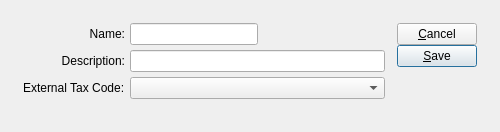
<?xml version="1.0" encoding="UTF-8"?>
<ui version="4.0">
 <comment>This file is part of the xTuple ERP: PostBooks Edition, a free and
open source Enterprise Resource Planning software suite,
Copyright (c) 1999-2014 by OpenMFG LLC, d/b/a xTuple.
It is licensed to you under the Common Public Attribution License
version 1.0, the full text of which (including xTuple-specific Exhibits)
is available at www.xtuple.com/CPAL.  By using this software, you agree
to be bound by its terms.</comment>
 <class>taxType</class>
 <widget class="QDialog" name="taxType">
  <property name="geometry">
   <rect>
    <x>0</x>
    <y>0</y>
    <width>500</width>
    <height>132</height>
   </rect>
  </property>
  <property name="windowTitle">
   <string>Tax Type</string>
  </property>
  <layout class="QGridLayout" name="gridLayout">
   <item row="0" column="0">
    <layout class="QHBoxLayout" name="horizontalLayout">
     <property name="spacing">
      <number>12</number>
     </property>
     <property name="leftMargin">
      <number>12</number>
     </property>
     <property name="topMargin">
      <number>12</number>
     </property>
     <property name="rightMargin">
      <number>12</number>
     </property>
     <property name="bottomMargin">
      <number>12</number>
     </property>
     <item>
      <layout class="QVBoxLayout" name="verticalLayout">
       <item>
        <layout class="QHBoxLayout">
         <property name="spacing">
          <number>5</number>
         </property>
         <property name="leftMargin">
          <number>0</number>
         </property>
         <property name="topMargin">
          <number>0</number>
         </property>
         <property name="rightMargin">
          <number>0</number>
         </property>
         <property name="bottomMargin">
          <number>0</number>
         </property>
         <item>
          <layout class="QVBoxLayout">
           <property name="spacing">
            <number>5</number>
           </property>
           <property name="leftMargin">
            <number>0</number>
           </property>
           <property name="topMargin">
            <number>0</number>
           </property>
           <property name="rightMargin">
            <number>0</number>
           </property>
           <property name="bottomMargin">
            <number>0</number>
           </property>
           <item>
            <widget class="QLabel" name="_nameLit">
             <property name="text">
              <string>Name:</string>
             </property>
             <property name="alignment">
              <set>Qt::AlignRight|Qt::AlignTrailing|Qt::AlignVCenter</set>
             </property>
            </widget>
           </item>
           <item>
            <widget class="QLabel" name="_descriptionLit">
             <property name="text">
              <string>Description:</string>
             </property>
             <property name="alignment">
              <set>Qt::AlignRight|Qt::AlignTrailing|Qt::AlignVCenter</set>
             </property>
            </widget>
           </item>
           <item>
            <widget class="QLabel" name="_externalCodeLit">
             <property name="text">
              <string>External Tax Code:</string>
             </property>
            </widget>
           </item>
          </layout>
         </item>
         <item>
          <layout class="QVBoxLayout">
           <property name="spacing">
            <number>5</number>
           </property>
           <property name="leftMargin">
            <number>0</number>
           </property>
           <property name="topMargin">
            <number>0</number>
           </property>
           <property name="rightMargin">
            <number>0</number>
           </property>
           <property name="bottomMargin">
            <number>0</number>
           </property>
           <item>
            <layout class="QHBoxLayout">
             <property name="spacing">
              <number>0</number>
             </property>
             <property name="leftMargin">
              <number>0</number>
             </property>
             <property name="topMargin">
              <number>0</number>
             </property>
             <property name="rightMargin">
              <number>0</number>
             </property>
             <property name="bottomMargin">
              <number>0</number>
             </property>
             <item>
              <widget class="XLineEdit" name="_name"/>
             </item>
             <item>
              <spacer>
               <property name="orientation">
                <enum>Qt::Horizontal</enum>
               </property>
               <property name="sizeType">
                <enum>QSizePolicy::Expanding</enum>
               </property>
               <property name="sizeHint" stdset="0">
                <size>
                 <width>20</width>
                 <height>20</height>
                </size>
               </property>
              </spacer>
             </item>
            </layout>
           </item>
           <item>
            <widget class="XLineEdit" name="_description"/>
           </item>
           <item>
            <widget class="XComboBox" name="_externalCode"/>
           </item>
          </layout>
         </item>
        </layout>
       </item>
       <item>
        <spacer name="verticalSpacer">
         <property name="orientation">
          <enum>Qt::Vertical</enum>
         </property>
         <property name="sizeHint" stdset="0">
          <size>
           <width>20</width>
           <height>0</height>
          </size>
         </property>
        </spacer>
       </item>
      </layout>
     </item>
     <item>
      <layout class="QVBoxLayout">
       <property name="spacing">
        <number>0</number>
       </property>
       <property name="leftMargin">
        <number>0</number>
       </property>
       <property name="topMargin">
        <number>0</number>
       </property>
       <property name="rightMargin">
        <number>0</number>
       </property>
       <property name="bottomMargin">
        <number>0</number>
       </property>
       <item>
        <layout class="QVBoxLayout">
         <property name="spacing">
          <number>0</number>
         </property>
         <property name="leftMargin">
          <number>0</number>
         </property>
         <property name="topMargin">
          <number>0</number>
         </property>
         <property name="rightMargin">
          <number>0</number>
         </property>
         <property name="bottomMargin">
          <number>0</number>
         </property>
         <item>
          <widget class="QPushButton" name="_close">
           <property name="text">
            <string>&amp;Cancel</string>
           </property>
          </widget>
         </item>
         <item>
          <widget class="QPushButton" name="_save">
           <property name="text">
            <string>&amp;Save</string>
           </property>
           <property name="autoDefault">
            <bool>true</bool>
           </property>
           <property name="default">
            <bool>true</bool>
           </property>
          </widget>
         </item>
        </layout>
       </item>
       <item>
        <spacer>
         <property name="orientation">
          <enum>Qt::Vertical</enum>
         </property>
         <property name="sizeType">
          <enum>QSizePolicy::Expanding</enum>
         </property>
         <property name="sizeHint" stdset="0">
          <size>
           <width>20</width>
           <height>0</height>
          </size>
         </property>
        </spacer>
       </item>
      </layout>
     </item>
    </layout>
   </item>
  </layout>
 </widget>
 <layoutdefault spacing="6" margin="11"/>
 <customwidgets>
  <customwidget>
   <class>XComboBox</class>
   <extends>QComboBox</extends>
   <header>xcombobox.h</header>
  </customwidget>
  <customwidget>
   <class>XLineEdit</class>
   <extends>QLineEdit</extends>
   <header>xlineedit.h</header>
   <container>1</container>
  </customwidget>
 </customwidgets>
 <tabstops>
  <tabstop>_name</tabstop>
  <tabstop>_description</tabstop>
  <tabstop>_save</tabstop>
  <tabstop>_close</tabstop>
 </tabstops>
 <resources/>
 <connections>
  <connection>
   <sender>_close</sender>
   <signal>clicked()</signal>
   <receiver>taxType</receiver>
   <slot>reject()</slot>
   <hints>
    <hint type="sourcelabel">
     <x>20</x>
     <y>20</y>
    </hint>
    <hint type="destinationlabel">
     <x>20</x>
     <y>20</y>
    </hint>
   </hints>
  </connection>
 </connections>
</ui>
